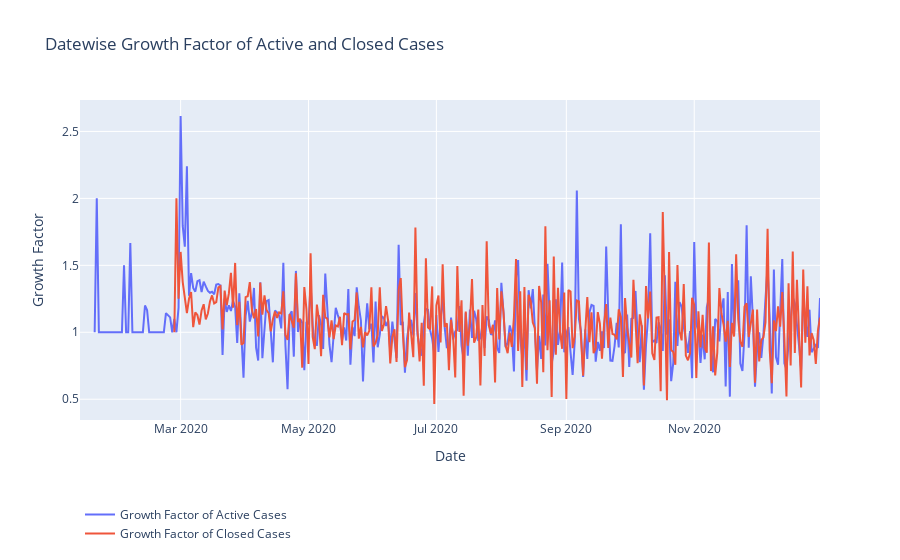

Source (notebook cell):
### Code cell
fig=go.Figure()
fig.add_trace(go.Scatter(x=datewise.index, 
                         y=(datewise["positive"]-datewise["recovered"]-datewise["death"])/(datewise["positive"]-datewise["recovered"]-datewise["death"]).shift(),
                    mode='lines',
                    name='Growth Factor of Active Cases'))
fig.add_trace(go.Scatter(x=datewise.index, y=(datewise["recovered"]+datewise["death"])/(datewise["recovered"]+datewise["death"]).shift(),
                    mode='lines',
                    name='Growth Factor of Closed Cases'))
fig.update_layout(title="Datewise Growth Factor of Active and Closed Cases",
                 xaxis_title="Date",yaxis_title="Growth Factor",
                 legend=dict(x=0,y=-0.4,traceorder="normal"))
fig.show()

### Figure 1 — Plotly figure (JSON) as saved in the notebook; plotly's stock layout.template omitted (floating-point values rounded to 4 significant figures; data arrays with more than 128 entries replaced by an {"elided": "..."} marker saying what was removed)
{"data": [{"mode": "lines", "name": "Growth Factor of Active Cases", "type": "scatter", "x": {"elided": "354 str values"}, "y": {"elided": "354 float values"}}, {"mode": "lines", "name": "Growth Factor of Closed Cases", "type": "scatter", "x": {"elided": "354 str values"}, "y": {"elided": "354 float values"}}], "layout": {"legend": {"traceorder": "normal", "x": 0, "y": -0.4}, "title": {"text": "Datewise Growth Factor of Active and Closed Cases"}, "xaxis": {"title": {"text": "Date"}}, "yaxis": {"title": {"text": "Growth Factor"}}}}
